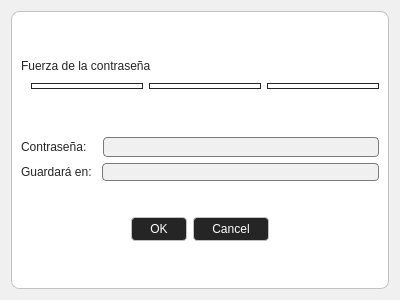
<?xml version="1.0" encoding="UTF-8"?>
<ui version="4.0">
 <class>psswrd</class>
 <widget class="QDialog" name="psswrd">
  <property name="geometry">
   <rect>
    <x>0</x>
    <y>0</y>
    <width>400</width>
    <height>300</height>
   </rect>
  </property>
  <property name="minimumSize">
   <size>
    <width>400</width>
    <height>300</height>
   </size>
  </property>
  <property name="maximumSize">
   <size>
    <width>400</width>
    <height>300</height>
   </size>
  </property>
  <property name="windowTitle">
   <string>Dialog</string>
  </property>
  <property name="styleSheet">
   <string notr="true">#psswrd {
    background-color: #f0f0f0;
}</string>
  </property>
  <layout class="QVBoxLayout" name="verticalLayout">
   <item>
    <widget class="QFrame" name="frame">
     <property name="styleSheet">
      <string notr="true">QFrame#frame {
  background-color: #ffffff;
  border: 1px solid #c2c2c2;
  border-radius: 8px;
}</string>
     </property>
     <property name="frameShape">
      <enum>QFrame::Shape::StyledPanel</enum>
     </property>
     <property name="frameShadow">
      <enum>QFrame::Shadow::Raised</enum>
     </property>
     <layout class="QVBoxLayout" name="verticalLayout_2">
      <item>
       <spacer name="verticalSpacer_5">
        <property name="orientation">
         <enum>Qt::Orientation::Vertical</enum>
        </property>
        <property name="sizeHint" stdset="0">
         <size>
          <width>20</width>
          <height>40</height>
         </size>
        </property>
       </spacer>
      </item>
      <item>
       <widget class="QLabel" name="f_contra">
        <property name="styleSheet">
         <string notr="true">color: #252525;</string>
        </property>
        <property name="text">
         <string>Fuerza de la contraseña</string>
        </property>
       </widget>
      </item>
      <item>
       <layout class="QVBoxLayout" name="verticalLayout_3">
        <item>
         <layout class="QHBoxLayout" name="horizontalLayout">
          <property name="topMargin">
           <number>4</number>
          </property>
          <property name="bottomMargin">
           <number>4</number>
          </property>
          <item>
           <spacer name="verticalSpacer_2">
            <property name="orientation">
             <enum>Qt::Orientation::Vertical</enum>
            </property>
            <property name="sizeType">
             <enum>QSizePolicy::Policy::Minimum</enum>
            </property>
            <property name="sizeHint" stdset="0">
             <size>
              <width>10</width>
              <height>6</height>
             </size>
            </property>
           </spacer>
          </item>
          <item>
           <widget class="QFrame" name="nivel_1">
            <property name="sizePolicy">
             <sizepolicy hsizetype="Minimum" vsizetype="Minimum">
              <horstretch>0</horstretch>
              <verstretch>0</verstretch>
             </sizepolicy>
            </property>
            <property name="styleSheet">
             <string notr="true">background-color: #ffffff;
border: 1px solid #252525;
border-radius: 4px;</string>
            </property>
            <property name="frameShape">
             <enum>QFrame::Shape::StyledPanel</enum>
            </property>
            <property name="frameShadow">
             <enum>QFrame::Shadow::Raised</enum>
            </property>
           </widget>
          </item>
          <item>
           <widget class="QFrame" name="nivel_2">
            <property name="styleSheet">
             <string notr="true">background-color: #ffffff;
border: 1px solid #252525;
border-radius: 4px;</string>
            </property>
            <property name="frameShape">
             <enum>QFrame::Shape::StyledPanel</enum>
            </property>
            <property name="frameShadow">
             <enum>QFrame::Shadow::Raised</enum>
            </property>
           </widget>
          </item>
          <item>
           <widget class="QFrame" name="nivel_3">
            <property name="styleSheet">
             <string notr="true">background-color: #ffffff;
border: 1px solid #252525;
border-radius: 4px;</string>
            </property>
            <property name="frameShape">
             <enum>QFrame::Shape::StyledPanel</enum>
            </property>
            <property name="frameShadow">
             <enum>QFrame::Shadow::Raised</enum>
            </property>
           </widget>
          </item>
         </layout>
        </item>
       </layout>
      </item>
      <item>
       <spacer name="verticalSpacer_4">
        <property name="orientation">
         <enum>Qt::Orientation::Vertical</enum>
        </property>
        <property name="sizeHint" stdset="0">
         <size>
          <width>20</width>
          <height>40</height>
         </size>
        </property>
       </spacer>
      </item>
      <item>
       <layout class="QHBoxLayout" name="horizontalLayout_3">
        <item>
         <widget class="QLabel" name="label">
          <property name="styleSheet">
           <string notr="true">color: #252525;</string>
          </property>
          <property name="text">
           <string>Contraseña:</string>
          </property>
         </widget>
        </item>
        <item>
         <spacer name="horizontalSpacer">
          <property name="orientation">
           <enum>Qt::Orientation::Horizontal</enum>
          </property>
          <property name="sizeType">
           <enum>QSizePolicy::Policy::Minimum</enum>
          </property>
          <property name="sizeHint" stdset="0">
           <size>
            <width>10</width>
            <height>20</height>
           </size>
          </property>
         </spacer>
        </item>
        <item>
         <widget class="QFrame" name="frame_2">
          <property name="styleSheet">
           <string notr="true">color: #252525;
background-color: #f0f0f0;
border: 1px solid #7a7a7a;
border-radius: 4px;</string>
          </property>
          <property name="frameShape">
           <enum>QFrame::Shape::StyledPanel</enum>
          </property>
          <property name="frameShadow">
           <enum>QFrame::Shadow::Raised</enum>
          </property>
          <layout class="QHBoxLayout" name="horizontalLayout_4">
           <property name="spacing">
            <number>0</number>
           </property>
           <property name="leftMargin">
            <number>0</number>
           </property>
           <property name="topMargin">
            <number>0</number>
           </property>
           <property name="rightMargin">
            <number>0</number>
           </property>
           <property name="bottomMargin">
            <number>0</number>
           </property>
           <item>
            <widget class="QLineEdit" name="clave">
             <property name="styleSheet">
              <string notr="true">border: 1px solid #f0f0f0;</string>
             </property>
             <property name="echoMode">
              <enum>QLineEdit::EchoMode::Password</enum>
             </property>
            </widget>
           </item>
           <item>
            <widget class="QPushButton" name="ver_contra">
             <property name="styleSheet">
              <string notr="true">border: 1px solid #f0f0f0;</string>
             </property>
             <property name="text">
              <string/>
             </property>
             <property name="icon">
              <iconset resource="../icons.qrc">
               <normaloff>:/basic/icons/eye-icon.svg</normaloff>:/basic/icons/eye-icon.svg</iconset>
             </property>
             <property name="checkable">
              <bool>true</bool>
             </property>
            </widget>
           </item>
          </layout>
         </widget>
        </item>
       </layout>
      </item>
      <item>
       <layout class="QHBoxLayout" name="horizontalLayout_2">
        <item>
         <widget class="QLabel" name="label_2">
          <property name="styleSheet">
           <string notr="true">color: #252525;</string>
          </property>
          <property name="text">
           <string>Guardará en:</string>
          </property>
         </widget>
        </item>
        <item>
         <spacer name="horizontalSpacer_2">
          <property name="orientation">
           <enum>Qt::Orientation::Horizontal</enum>
          </property>
          <property name="sizeType">
           <enum>QSizePolicy::Policy::Minimum</enum>
          </property>
          <property name="sizeHint" stdset="0">
           <size>
            <width>4</width>
            <height>0</height>
           </size>
          </property>
         </spacer>
        </item>
        <item>
         <widget class="QLineEdit" name="url">
          <property name="styleSheet">
           <string notr="true">QLineEdit {
  color: #252525;
  background-color: #f0f0f0;
  border: 1px solid #7a7a7a;
  border-radius: 4px;
}</string>
          </property>
          <property name="readOnly">
           <bool>true</bool>
          </property>
         </widget>
        </item>
       </layout>
      </item>
      <item>
       <spacer name="verticalSpacer_3">
        <property name="orientation">
         <enum>Qt::Orientation::Vertical</enum>
        </property>
        <property name="sizeType">
         <enum>QSizePolicy::Policy::Minimum</enum>
        </property>
        <property name="sizeHint" stdset="0">
         <size>
          <width>20</width>
          <height>30</height>
         </size>
        </property>
       </spacer>
      </item>
      <item>
       <widget class="QDialogButtonBox" name="buttonBox">
        <property name="layoutDirection">
         <enum>Qt::LayoutDirection::LeftToRight</enum>
        </property>
        <property name="styleSheet">
         <string notr="true">QPushButton {
  color: #ffffff;
  background-color: #252525;;
  border: 1px solid #c2c2c2;
  border-radius: 4px;
  padding: 4px 18px 4px 18px;
}

QPushButton:hover {
  background-color: #000000;
  color: #f0f0f0;
}

QPushButton:pressed {
  background-color: #c2c2c2;
  color: #252525;
}

QPushButton:disabled {
  background-color: #c2c2c2;
  color: #252525;
}</string>
        </property>
        <property name="orientation">
         <enum>Qt::Orientation::Horizontal</enum>
        </property>
        <property name="standardButtons">
         <set>QDialogButtonBox::StandardButton::Cancel|QDialogButtonBox::StandardButton::Ok</set>
        </property>
        <property name="centerButtons">
         <bool>true</bool>
        </property>
       </widget>
      </item>
      <item>
       <spacer name="verticalSpacer">
        <property name="orientation">
         <enum>Qt::Orientation::Vertical</enum>
        </property>
        <property name="sizeHint" stdset="0">
         <size>
          <width>20</width>
          <height>40</height>
         </size>
        </property>
       </spacer>
      </item>
     </layout>
    </widget>
   </item>
  </layout>
 </widget>
 <resources>
  <include location="../icons.qrc"/>
 </resources>
 <connections>
  <connection>
   <sender>buttonBox</sender>
   <signal>accepted()</signal>
   <receiver>psswrd</receiver>
   <slot>accept()</slot>
   <hints>
    <hint type="sourcelabel">
     <x>248</x>
     <y>254</y>
    </hint>
    <hint type="destinationlabel">
     <x>157</x>
     <y>274</y>
    </hint>
   </hints>
  </connection>
  <connection>
   <sender>buttonBox</sender>
   <signal>rejected()</signal>
   <receiver>psswrd</receiver>
   <slot>reject()</slot>
   <hints>
    <hint type="sourcelabel">
     <x>316</x>
     <y>260</y>
    </hint>
    <hint type="destinationlabel">
     <x>286</x>
     <y>274</y>
    </hint>
   </hints>
  </connection>
 </connections>
</ui>
